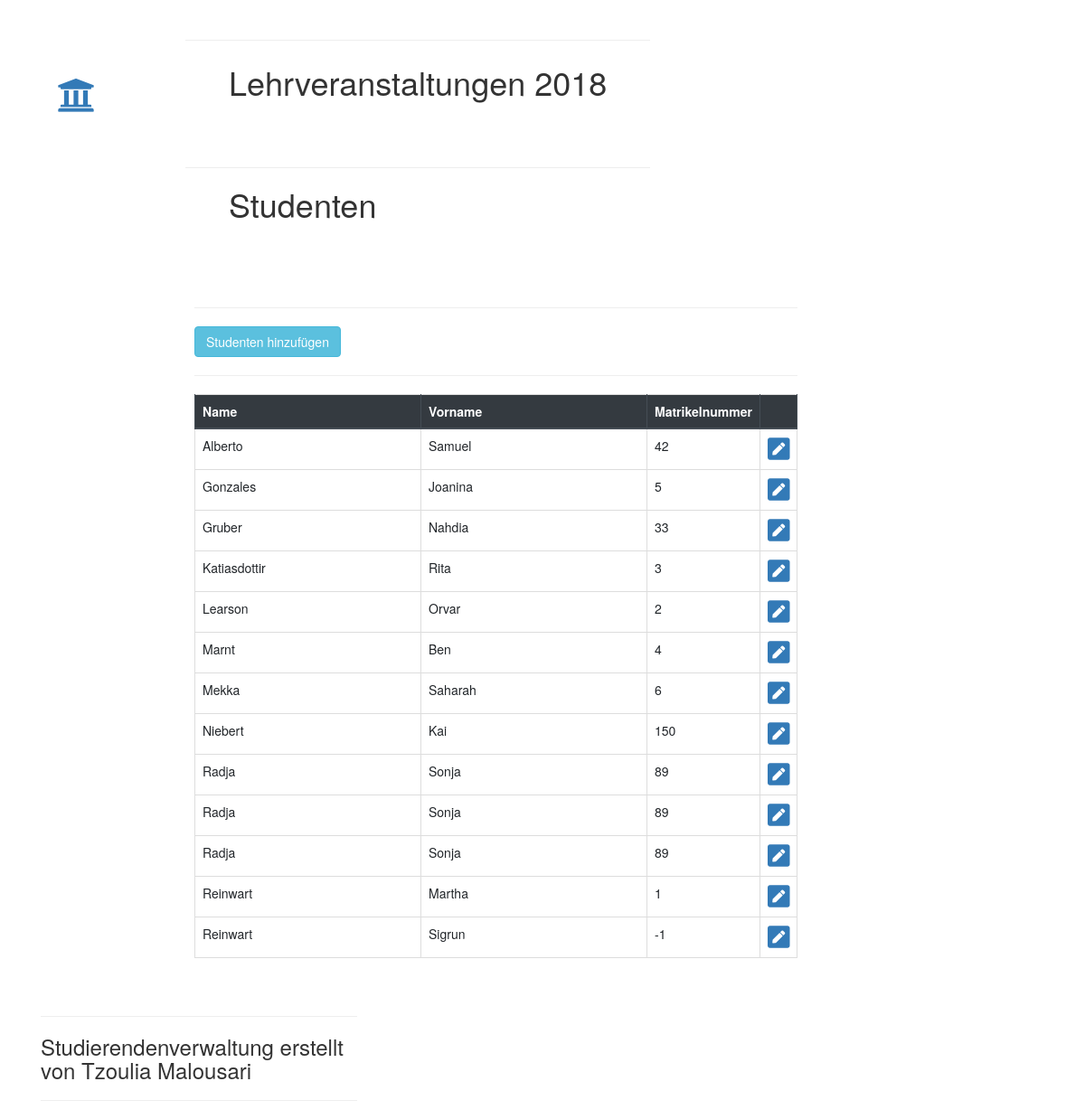
The app's page /belegungen/studenten/, older data.
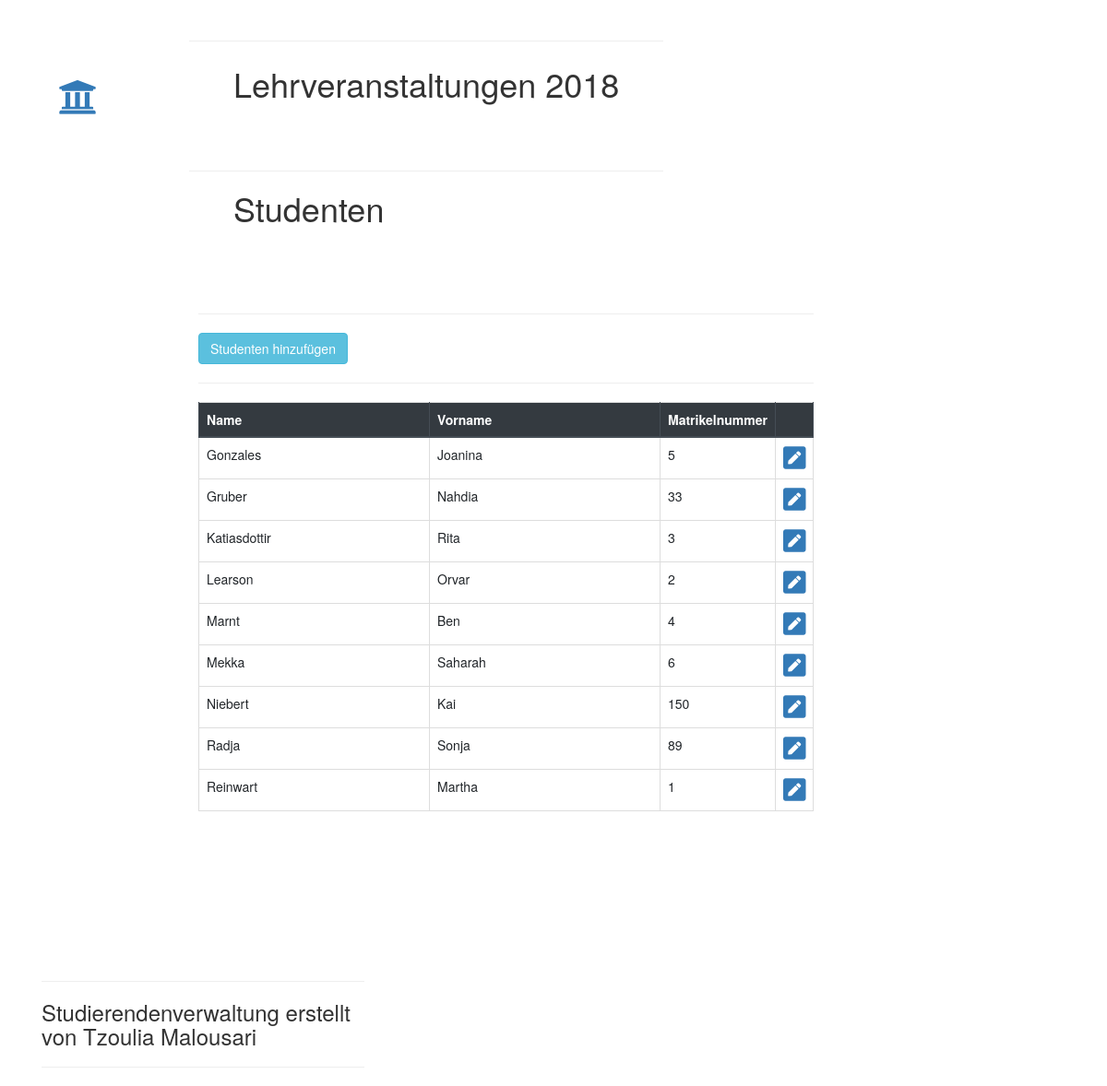
The same page, newer data.
### belegungen/models.py (models this page shows, shortened)
class Student(models.Model):
    matrikel_nr = models.IntegerField(default=None)
    stud_name = models.CharField(max_length=150)
    stud_vorname = models.CharField(max_length=150)

### belegungen/views.py (the view)
# urls.py: path('studenten/', views.studenten_liste, name='studenten_liste'),
def studenten_liste(request):
    studi = Student.objects.order_by('stud_name')  # benötigt um die Studenten aufzulisten
    return render(request, 'belegungen/studenten_liste.html', {'page_title': 'Studenten', 'studi': studi, })

### belegungen/templates/belegungen/studenten_liste.html
{%  extends 'belegungen/base.html' %}
{% block main_content %}
<hr>
<a href="{% url "belegungen:studentAdd" %}" class="btn btn-info">
    Studenten hinzufügen
</a>
<hr>
 <table class="table table-sm table-hover table-bordered">
     <thead class="thead-dark">
     <tr>
         <th style="min-width: 250px">Name</th>
         <th style="min-width: 250px">Vorname</th>
         <th>Matrikelnummer</th>
         <th>&nbsp;</th>
     </tr>
     </thead>
     {% for s in studi%}
         <tr>
             <td>{{ s.stud_name }}</td>
             <td>{{ s.stud_vorname }}</td>
             <td>{{ s.matrikel_nr }}</td>
             <td><a href="{% url "belegungen:student_detail" s.id %}" class="fas fa-pen-square fa-2x"></a></td>
         </tr>
     {% endfor %}
 </table>
{% endblock %}

### belegungen/templates/belegungen/base.html (shortened to what this page needs)
<!DOCTYPE html>
<html lang="en">
<head>
    <link rel="stylesheet" href="https://stackpath.bootstrapcdn.com/bootstrap/4.2.1/css/bootstrap.min.css"
>
    <link rel="stylesheet" href="https://use.fontawesome.com/releases/v5.6.3/css/all.css"
>
    {% load staticfiles %}
    {% load bootstrap3 %}
    {% bootstrap_css %}
</head>
<body>
<header>
    <div class="c1 container" style="margin: 3vh 500px 3vh 0">
        <div class="hdr row">
            <div class="left col col-2">
                {% block header_content_left %}
        <a href="{% url "belegungen:index" %}" class="fas fa-university fa-3x" style="margin: 60px 4vw"></a>
                {% endblock %}
            </div>
            <div class="center col-auto">
                {% block main_header_content %}
<hr>
                    <p style="height: 100px; font-size:3vw; margin: 0 4vw ">Lehrveranstaltungen 2018</p>
                    <hr>
                    <h1 class="titel" style="margin: 10px 4vw 50px 4vw ">{{ page_title }}</h1>
                {% endblock %}
            </div>
        </div>
    </div>
</header>
<main>
    <div class="c2 container-fluid" style="min-height: 700px; margin: 3vh 1500px 3vh 0">
        <div class="row">
            <div class="left col col-2">
            </div>
            <div class="center col-auto">
                {% block main_content %}
                {% endblock %}
            </div>
        </div>
    </div>
</main>
<footer>
    <div class="c3 container">
        <div class="ft row ">
            <div class="left col col-4">
                {% block footer_content_left %}
                   <h3> {% include "belegungen/footer.html" %} </h3>
                {% endblock %}
            </div>
            <div class="center col-auto">
            </div>
            <div class="right col col-6">
            </div>
        </div>
    </div>
</footer>
</body>
</html>

### belegungen/templates/belegungen/footer.html
<hr>
<p>Studierendenverwaltung erstellt von Tzoulia Malousari</p>
<hr>

Row changes from the older to the newer data that the page shows:
removed Student: stud_name "Alberto", stud_vorname "Samuel", matrikel_nr "42"
removed Student: stud_name "Radja", stud_vorname "Sonja", matrikel_nr "89"
removed Student: stud_name "Radja", stud_vorname "Sonja", matrikel_nr "89"
removed Student: stud_name "Reinwart", stud_vorname "Sigrun", matrikel_nr "-1"
